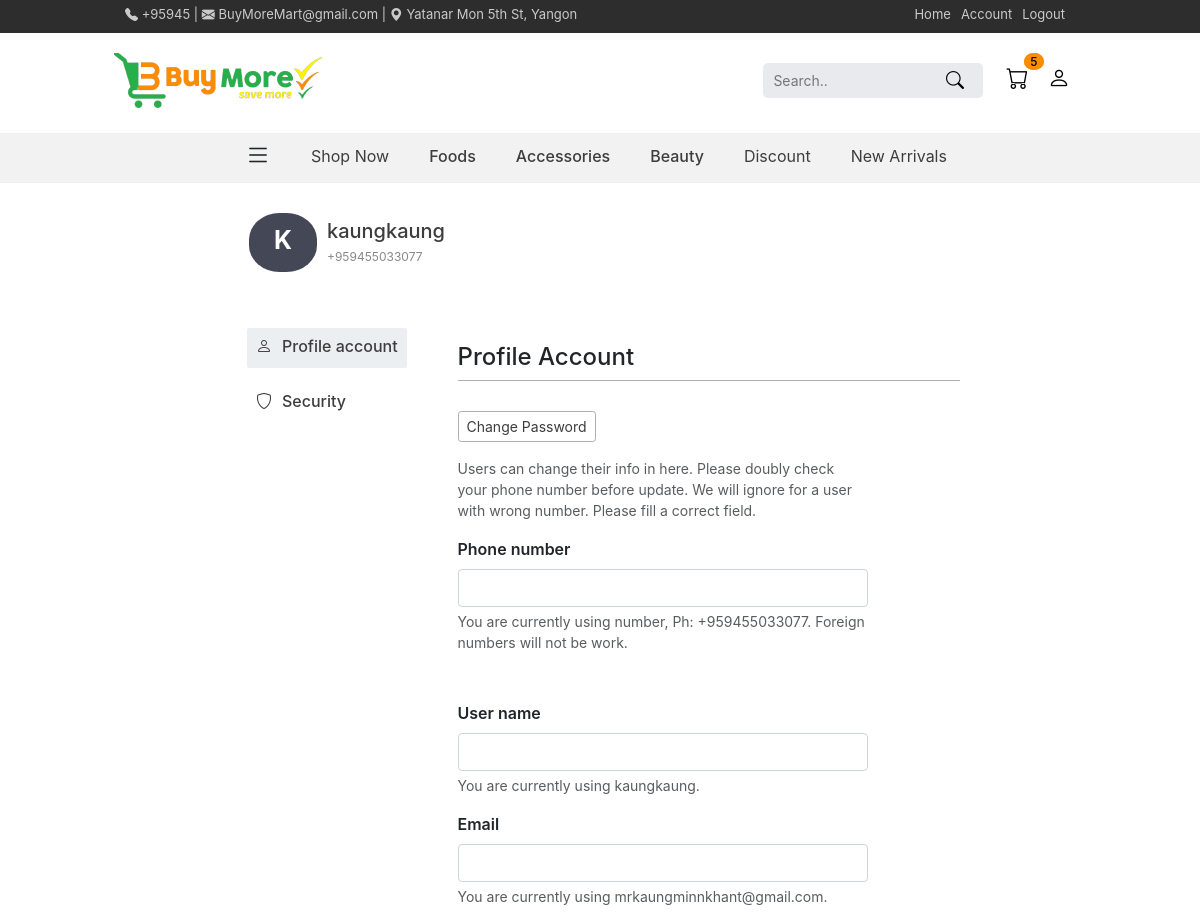
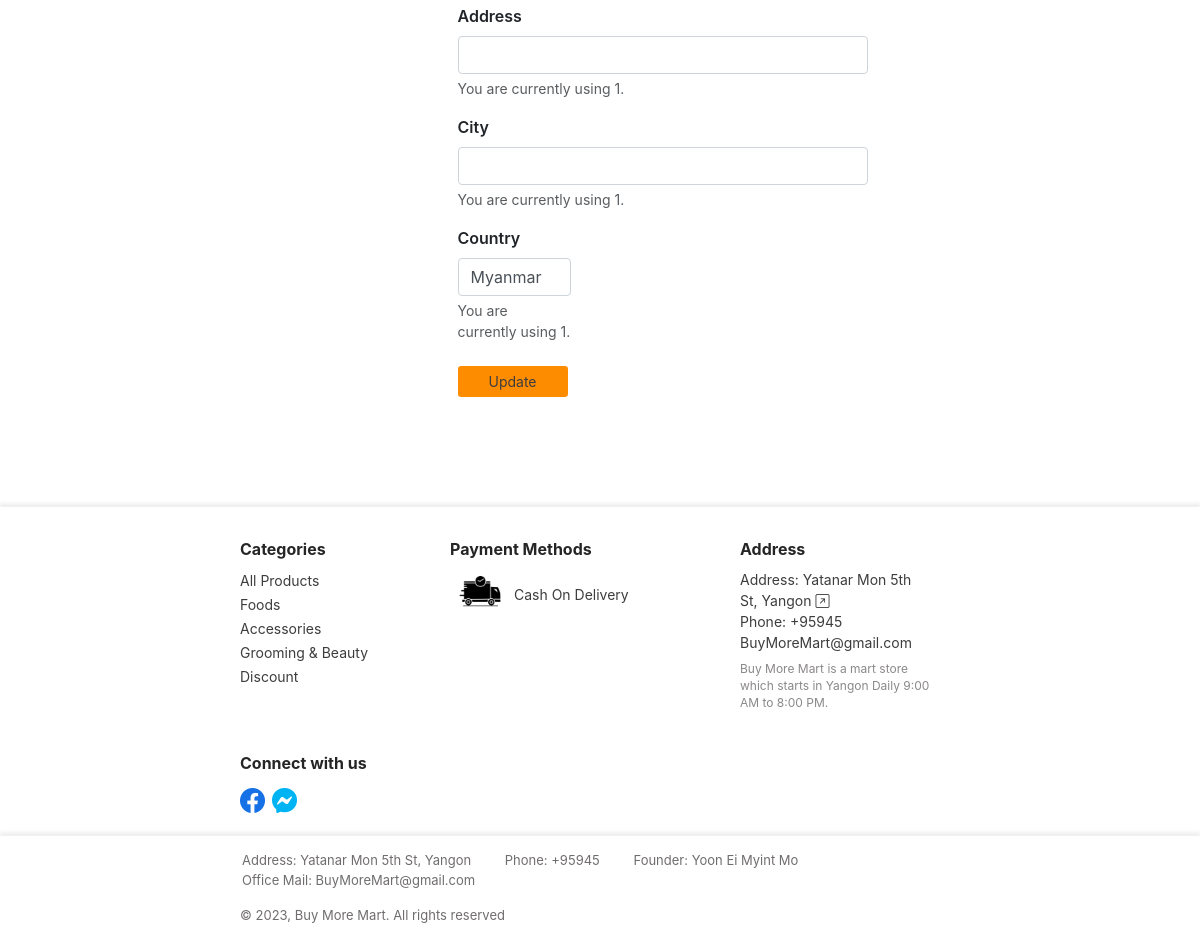
The page /profile (signed in) on the database as committed earlier (2 pictures, top to bottom).
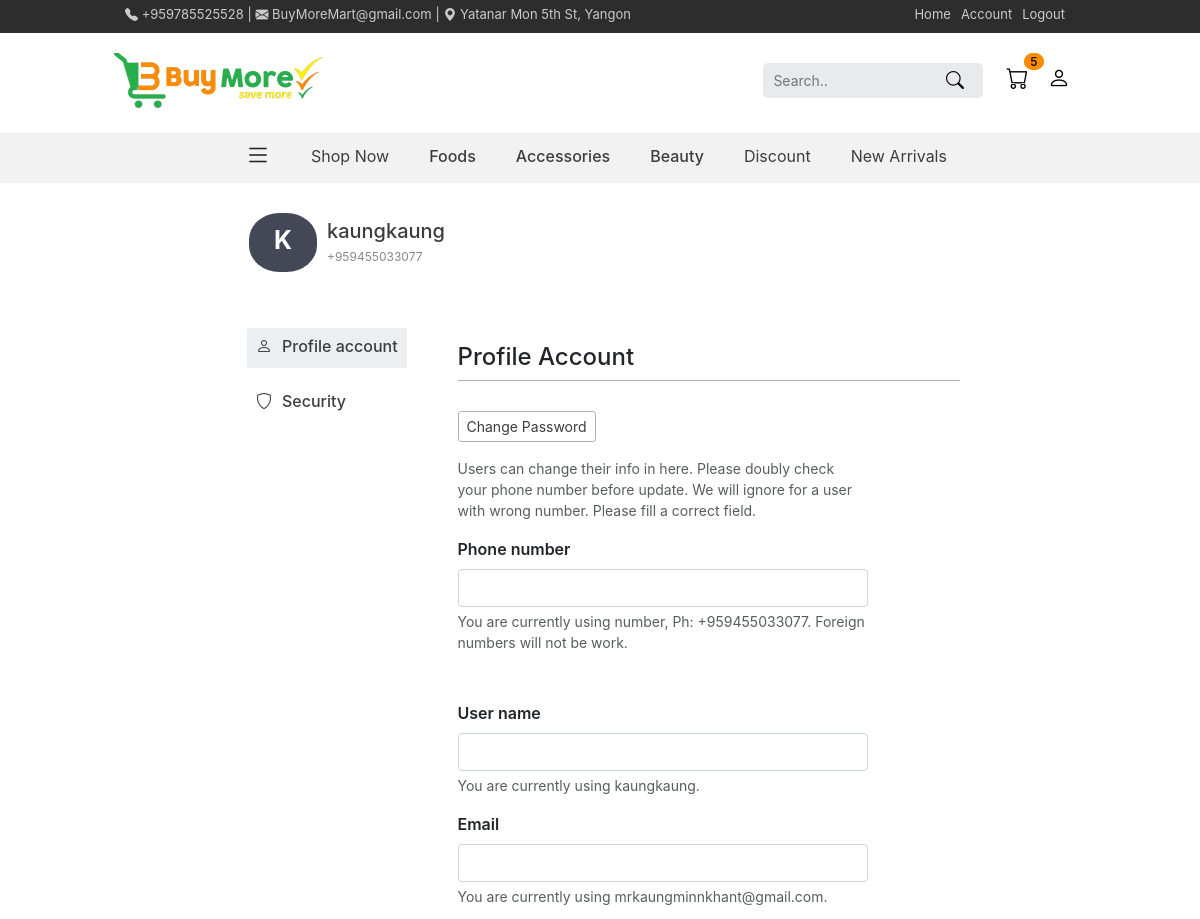
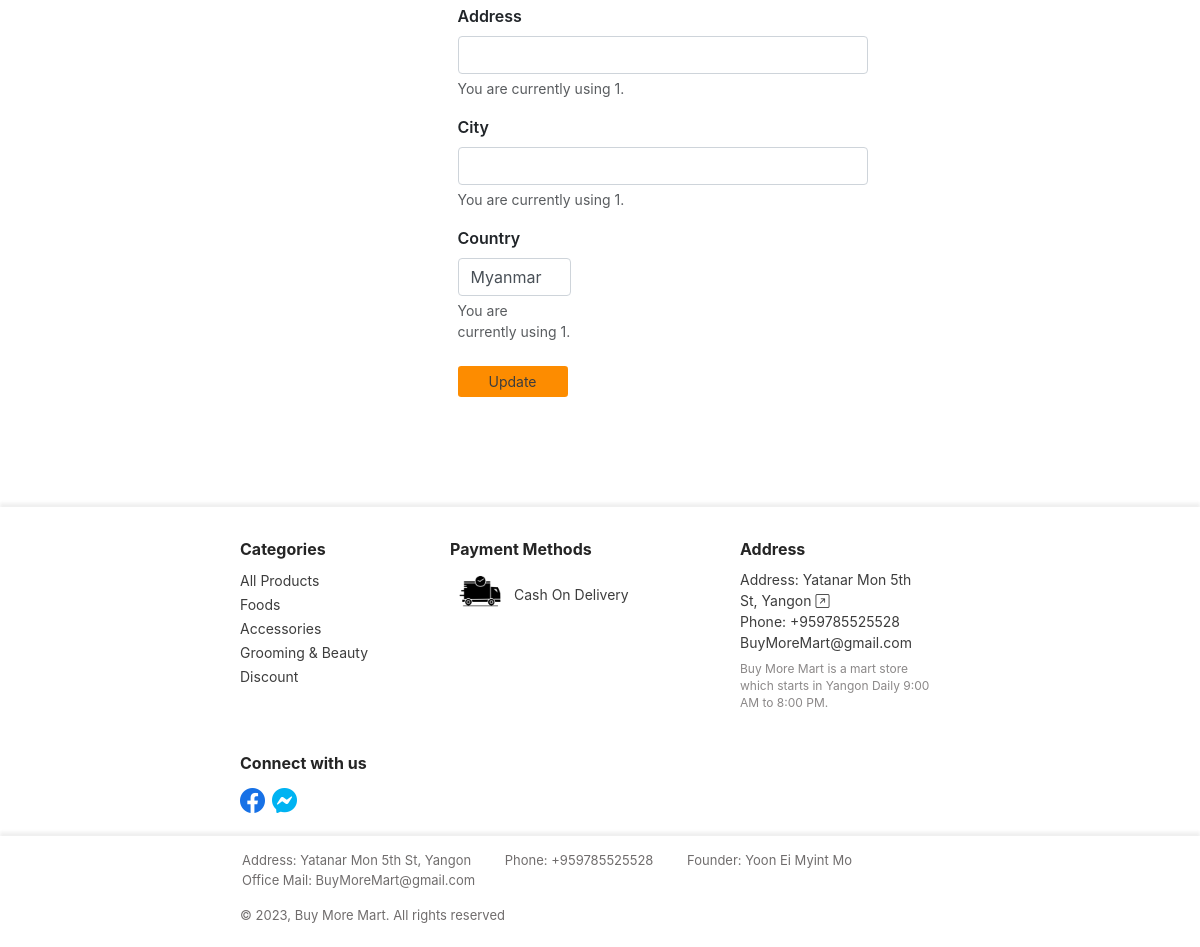
The same page on the database as committed later (2 pictures, top to bottom).
### app_controller/Website_Interface/models.py (models this page shows)
class Info(models.Model):
    phone = models.CharField(max_length=255, null=True, blank=True)
    email = models.EmailField(null=True, blank=True)
    address = models.CharField(max_length=255, null=True, blank=True)
    location = models.URLField(null=True, blank=True)
    buy_more_mart_info = models.TextField(max_length=255, null=True, blank=True)
    facebook_link = models.URLField(null=True, blank=True)
    messenger_link = models.URLField(null=True, blank=True)

### app_controller/Application/others/profile.py (the view, shortened to what this page needs)
# urls.py: 2. Add a URL to urlpatterns:  path('', views.home, name='home')
    def home(self, request):
        if Info.objects.filter(id=1).exists():
            info = Info.objects.get(id=1)
        else:
            info = None
        if Header_ImageGroup.objects.filter(id=1).exists():
            header_image = Header_ImageGroup.objects.get(id=1)
        else:
            header_image = None
        header_food = Product_type.objects.filter(category=1)
        header_accessories = Product_type.objects.filter(category=2)
        header_beauty = Product_type.objects.filter(category=3)
        if request.user.is_authenticated == False:
            return redirect("login")
        if request.user.is_authenticated:
            cart = Cart.objects.filter(user=request.user)
            cart_len = len(list(cart))
        else:
            cart_len = 0
        context = {
            'info': info,
            'header_image': header_image,
            'header_food': header_food,
            'header_accessories': header_accessories,
            'header_beauty': header_beauty,
            "cart_noti": cart_len
        }
        return render(request, 'others/profile.html',
                    context)

### template/others/profile.html (shortened to what the changed rows need)
{% extends 'base.html' %}
{% block content %}
<!DOCTYPE html>
<html lang="en">
<head>
    {% load static %}
    <link rel="stylesheet" href="{% static 'css/page.css' %}">
    <link rel="stylesheet" href="{% static 'css/profile.css' %}">
</head>
<body>
    {% include 'header.html' %}
</body>
    {% include 'footer.html'%}
</html>
{% endblock %}

### template/header.html (shortened to what this page needs)
{% extends 'base.html' %}
{% block content %}
<!DOCTYPE html>
<html lang="en">
<head>
    {% load static %}
    <link rel="stylesheet" href="{% static 'css/page.css' %}">
    <link rel="stylesheet" href="{% static 'css/header.css' %}">
    <link rel="stylesheet" href="{% static 'css/header_hover.css' %}">
</head>
<body>
    <div class="main_header_content">
        <div class="base_content2">
            <div class="header_content">
                <div class="first_header">
                    <div class="first_header_left">
                        {% if info.phone %}
                    <label for=""><i class="bi bi-telephone-fill"></i> {{ info.phone }} |</label>&nbsp;
                        {% else %}
                    <label for=""><i class="bi bi-telephone-fill"></i> +959785525528 |</label>&nbsp;
                        {% endif %}
                        {% if info.email %}
                    <label for=""><i class="bi bi-envelope-fill"></i> {{ info.email }} |</label>&nbsp;
                        {% else %}
                    <label for=""><i class="bi bi-envelope-fill"></i> BuyMoreMart@gmail.com |</label>&nbsp;
                        {% endif %}
                        {% if info.address %}
                    <label for=""><i class="bi bi-geo-alt-fill"></i><a href="{{ info.location }}"> {{ info.address }}</a></label>
                        {% else %}
<label for=""><i class="bi bi-geo-alt-fill"></i><a href="https://www.google.com/maps/place/Buy+More+Mart/@16.8357569,96.1136676,15z/data=!4m6!3m5!1s0x30c1956299e6b48b:0xd2f9fd3513d2e941!8m2!3d16.8357569!4d96.1136676!16s%2Fg%2F11s640nsb1?entry=ttu"> Yatanar Mon 5th St, Yangon</a></label>
                        {% endif %}
                    </div>
                    <ul>
                        <li><a href="{% url 'index' %}">Home</a></li>
                        <li><a href="{% url 'profile' %}">Account</a></li>
                        {% if user.is_authenticated %}
                            <li><a href="{% url 'logout' %}">Logout</a></li>
                        {% else %}
                            <li><a href="{% url 'login' %}">Login</a></li>
                        {% endif %}
                    </ul>
                </div>
            </div>
        </div>
    </div>
<div class="base_content2">
    <div class="second_header_content">
    <div class="second_header">
        <a href="{% url 'index' %}"><img class="logo_image" src="/media/website_images/logo-nobg.png" alt=""></a>
        <form action="{% url 'search' %}" method="POST" enctype="multipart/form-data">
            <input name="search" class="search_form" type="text" placeholder="Search..">
            <button class="search_form_submit"><i class="bi bi-search"></i></button>
            <a class="second_header_cart" href="{% url 'cart' %}"><i class="bi bi-cart"></i>
                <word id="element_cart_noti" class="second_header_cart_number">{{ cart_noti }}</word></a>
            <a class="second_header_profile" href="{% url 'profile' %}"><i class="bi bi-person"></i></a>
        </form>
    </div>
</div>
</div>
    <div class="third_header_content">
    <div class="third_header">
        <ul>
            <li><i id="default_setting" class="bi bi-list"></i></li>
            <li class="li2"><a href="{% url 'index' %}" class="" id="hn0">Shop Now</a>
            </li>
            <li><a href="{% url 'foods' %}" class="main_one" id="hn1">Foods</a>
            </li>
            <li><a href="{% url 'accessories' %}" class="main_two" id="hn2">Accessories</a>
            </li>
            <li><a href="{% url 'gb' %}" class="main_three" id="hn3">Beauty</a>
            </li>
            <li><a href="{% url 'discount' %}" class="" id="hn4">Discount</a>
            </li>
            <li><a href="{% url 'new_arrivals' %}" class="" id="hn5">New Arrivals</a>
            </li>
        </ul>
    </div>
</div>
    <div class="second_line_arrow"></div>
</body>
</html>
{% endblock %}

### template/footer.html (shortened to what this page needs)
{% extends 'base.html' %}
{% block content %}
<head>
    {% load static %}
    <link rel="stylesheet" href="{% static 'css/page.css' %}">
    <link rel="stylesheet" href="{% static 'css/footer.css' %}">
</head>
<body>
    <div class="main_footer_content">
        <div class="base_content2">
        <div class="first_footer_content">
           <div class=" first_footer_content1">
            <label for="">Categories</label>
            <p><a href="{% url 'products' %}">All Products</a>
                <a href="{% url 'foods' %}">Foods</a>
                <a href="{% url 'accessories' %}">Accessories</a>
                <a href="{% url 'gb' %}">Grooming & Beauty</a>
                <a href="{% url 'discount' %}">Discount</a>
            </p>
           </div>
           <div class=" first_footer_content2">
            <label for="">Payment Methods</label>
                <p><img src="/media/website_icons/cod.jpg" alt=""> Cash On Delivery
            </p>
           </div>
           <div class="first_footer_content3">
            <label for="">Address</label>
            <p>Address: {% if info.address %}<a href="{{ info.location }}">{{ info.address }} <i class="bi bi-arrow-up-right-square"></i></a> {% else %} <a href="https://www.google.com/maps/place/Buy+More+Mart/@16.8357569,96.1136676,15z/data=!4m6!3m5!1s0x30c1956299e6b48b:0xd2f9fd3513d2e941!8m2!3d16.8357569!4d96.1136676!16s%2Fg%2F11s640nsb1?entry=ttu">Yatanar Mon 5th St, Yangon<i class="bi bi-arrow-up-right-square"></i></a>{% endif %}
            {% if info.phone %} Phone: {{ info.phone }} {% else %} Phone: +959785525528 {% endif %}
            {% if info.email %} {{ info.email }} {% else %} BuyMoreMart@gmail.com {% endif %}
{% if info.buy_more_mart_info %}<words>{{ info.buy_more_mart_info }}</words>{% else %}<words>Buy More Mart is a mart store which starts in Yangon Daily 9:00 AM to 8:00 PM.</words>{% endif %}
        </p>
           </div>
        </div>
        <div class="below_first_footer_content">
        <div class="below_first_footer_content1">
            <label for="">Connect with us</label>
<p>{% if info.facebook_link %} <a href="{{ info.facebook_link }}"><i class="bi bi-facebook"></i></a> {% else %} <a href="https://www.facebook.com/profile.php?id=100086483622253"><i class="bi bi-facebook"></i></a> {% endif %} {% if info.messenger_link %} <a href="{{ info.messenger_link }}"><i class="bi bi-messenger"></i></a> {% else %} <a href="https://www.facebook.com/profile.php?id=100086483622253"><i class="bi bi-messenger"></i></a> {% endif %}
</p>
</div>
        </div>
    </div>
</div>
<div class="main_footer_content2">
    <div class="base_content2">
        <div class="second_footer_content">
            <div class="second_footer_content1">
                <ul>
                    {% if info.address %}
                    <li>Address: <a href="{{ info.location }}">{{ info.address }}</a></li>
                        {% else %}
                        <li>Address: <a href="https://www.google.com/maps/place/Buy+More+Mart/@16.8357569,96.1136676,15z/data=!4m6!3m5!1s0x30c1956299e6b48b:0xd2f9fd3513d2e941!8m2!3d16.8357569!4d96.1136676!16s%2Fg%2F11s640nsb1?entry=ttu">Yatanar Mon 5th St, Yangon</a></li>
                    {% endif %}
                    {% if info.phone %}
                    <li>Phone: {{ info.phone }}</li>
                        {% else %}
                    <li>Phone: +959785525528</li>
                    {% endif %}
                    <li>Founder: Yoon Ei Myint Mo</li>
                    {% if info.email %}
                    <li>Office Mail: {{ info.email }}</li>
                        {% else %}
                    <li>Office Mail: BuyMoreMart@gmail.com</li>
                    {% endif %}
                </ul>
            </div>
            <div class=" second_footer_content2">
                <p>© 2023, Buy More Mart. All rights reserved</p>
            </div>
        </div>
    </div>
</div>
</body>
{% endblock %}

Rows that differ between the two databases and show on the page:
changed Info "Yatanar Mon 5th St, Yangon": phone "+95945" → "+959785525528"
